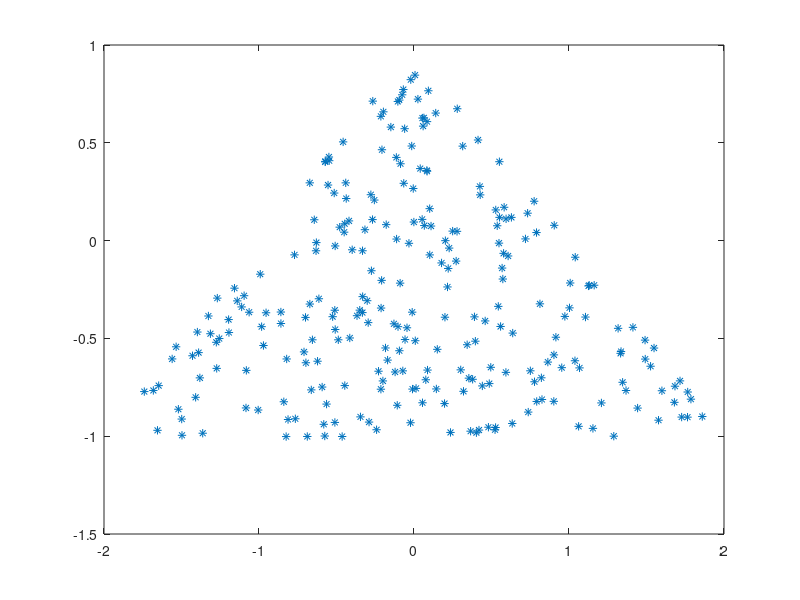
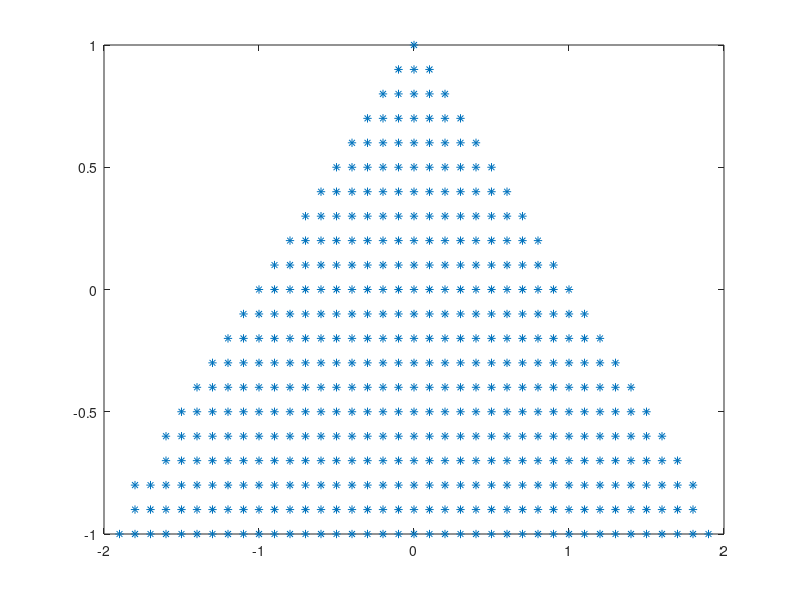

The MATLAB source for these figures, in order:
clear all; close all;

a1 = -2.5 + 5*rand(1000,1);
a2 = -1.5 + 3*rand(1000,1);

a1stable = [];
a2stable = [];

for i = 1:length(a1)
    w = randn(1000, 1);
    x = zeros(1000, 1);
    x(1) = w(1);
    x(2) = w(2);
    for j = 3:1000
        x(j) = a1(i)*x(j-1) + a2(i)*x(j-2);
    end
    if(abs(x(1000)) < 10)
        a1stable = [a1stable a1(i)];
        a2stable = [a2stable a2(i)];
    end
end

plot(a1stable, a2stable, '*')



% a1 = -2.5:0.1:2.5;
a2 = -1.5:0.1:1.5;

a1stable = [];
a2stable = [];

for i = -2.5:0.1:2.5
    for k = 1:length(a2)
        w = randn(1000, 1);
        x = zeros(1000, 1);
        x(1) = w(1);
        x(2) = w(2);
        for j = 3:1000
            x(j) = i*x(j-1) + a2(k)*x(j-2);
        end
        if(abs(x(1000)) < 10)
            a1stable = [a1stable i];
            a2stable = [a2stable a2(k)];
        end
    end
end

figure;
plot(a1stable, a2stable, '*')